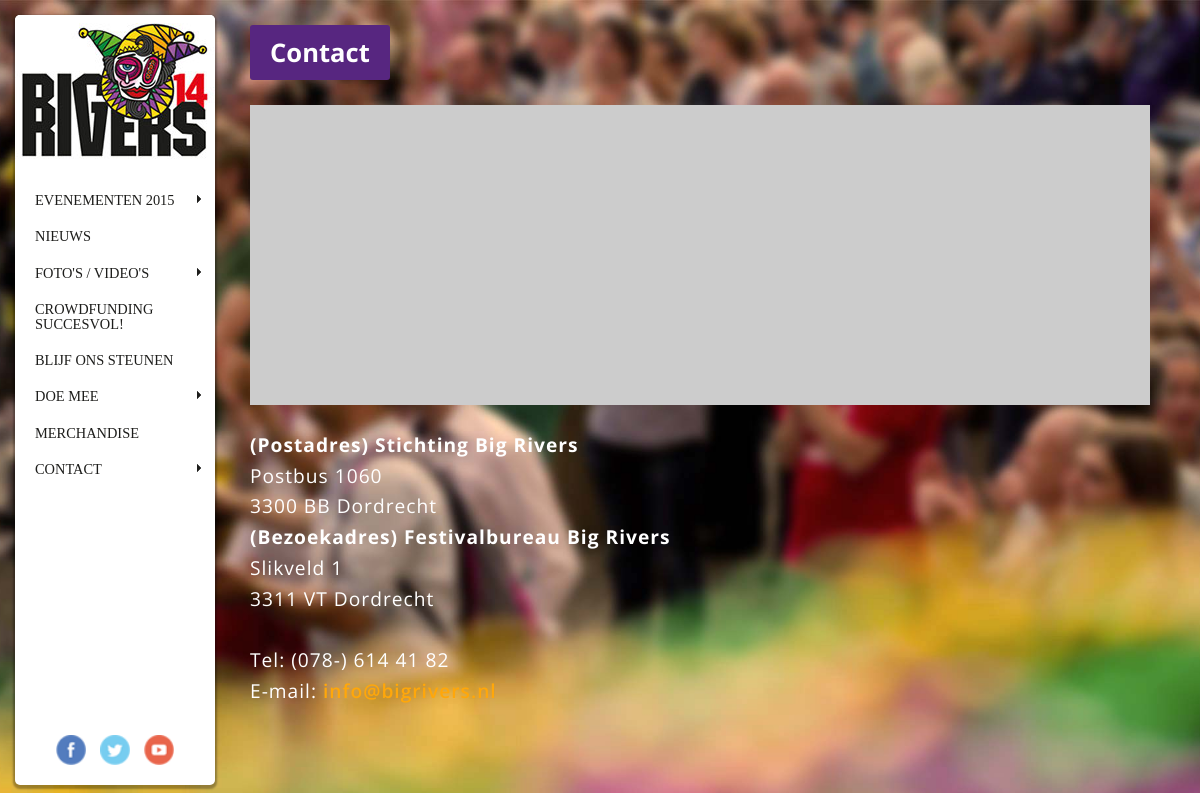
The page /contact.php on the database its author committed.
### tables this page shows
CREATE TABLE IF NOT EXISTS `post` (
`id` int(255) NOT NULL,
  `type` varchar(32) NOT NULL,
  `title` varchar(128) NOT NULL,
  `body` longtext NOT NULL,
  `status` int(1) NOT NULL DEFAULT '1',
  `created` int(11) NOT NULL,
  `modified` int(11) NOT NULL,
  `author` varchar(255) NOT NULL
);

### contact.php (the view, shortened to what this page needs)
<?php
	require_once('inc/cxn.php');
	$page = '3';
	if($stmt = $con->prepare('SELECT title, body
		FROM post
		WHERE id = ?')) {
		$stmt->bind_param('i', $page);
		$stmt->execute();
		$stmt->store_result();
		$stmt->bind_result($title, $body);
	} else {
		echo $con->error;
	}
require('inc/html.php'); ?>
<body>
	<?php include('inc/menu.php'); ?>
<div id="wrapper">
<div id="container">
	<div id="content">
	<div id="title">
				<h1><?php echo $title; ?></h1>
			</div>
		<div id="map-canvas">
		</div>
		<div class="content">
			<?php echo $body; ?>
		</div>
	</div>
</div>
</div>
</body>
</html>

### css/style.css (style rules this page uses)
html { font-family: 'Open Sans', sans-serif, calibri; background: url(../img/background.jpg) no-repeat center center fixed; background-size: cover; }
body { margin: 0; padding: 0; }
@media only screen and (min-width: 768px) { #wrapper { position: relative; z-index: 10; top: 0; left: 0; width: 100%; height: 100%; } }
@media only screen and (min-width: 768px) { #container { position: relative; top: 15px; bottom: 15px; left: 250px; width: 75%; height: auto; min-height: 768px; z-index: 0; } }
@media only screen and (min-width: 768px) { #content { max-width: 1000px; min-height: 100%; } }
@media only screen and (min-width: 768px) { #content .content { float: left; width: 100%; margin: 25px 0 25px 0; line-height: 1.6em; letter-spacing: 1px; font-size: 1.2em; color: #fff; } }
@media only screen and (min-width: 768px) { #content a { color: #ffa70a; font-weight: 600; text-decoration: none; } }
@media only screen and (min-width: 768px) { #title { position: relative; float: left; width: 100%; padding-top: 10px; } }
@media only screen and (min-width: 768px) { #title h1 { float: left; clear: both; margin: 0; padding: 10px 20px 10px 20px; font-size: 1.6em; color: #fff; background-color: #572680; border-radius: 3px; } }
@media only screen and (min-width: 768px) { #map-canvas { float: left; width: 100%; height: 300px; margin-top: 25px; margin-bototm: 25px; background-color: #ccc; } }

### rows shown on the page
post: title "Contact", body "(Postadres) Stichting Big Rivers Postbus 1060 3300 BB Dordrecht (Bezoekadres) Festivalbureau Big Rivers Slikveld 1 3311 VT Dordrecht Tel: (078-) 614 41 82 E-mail: info@bigrivers.nl"
